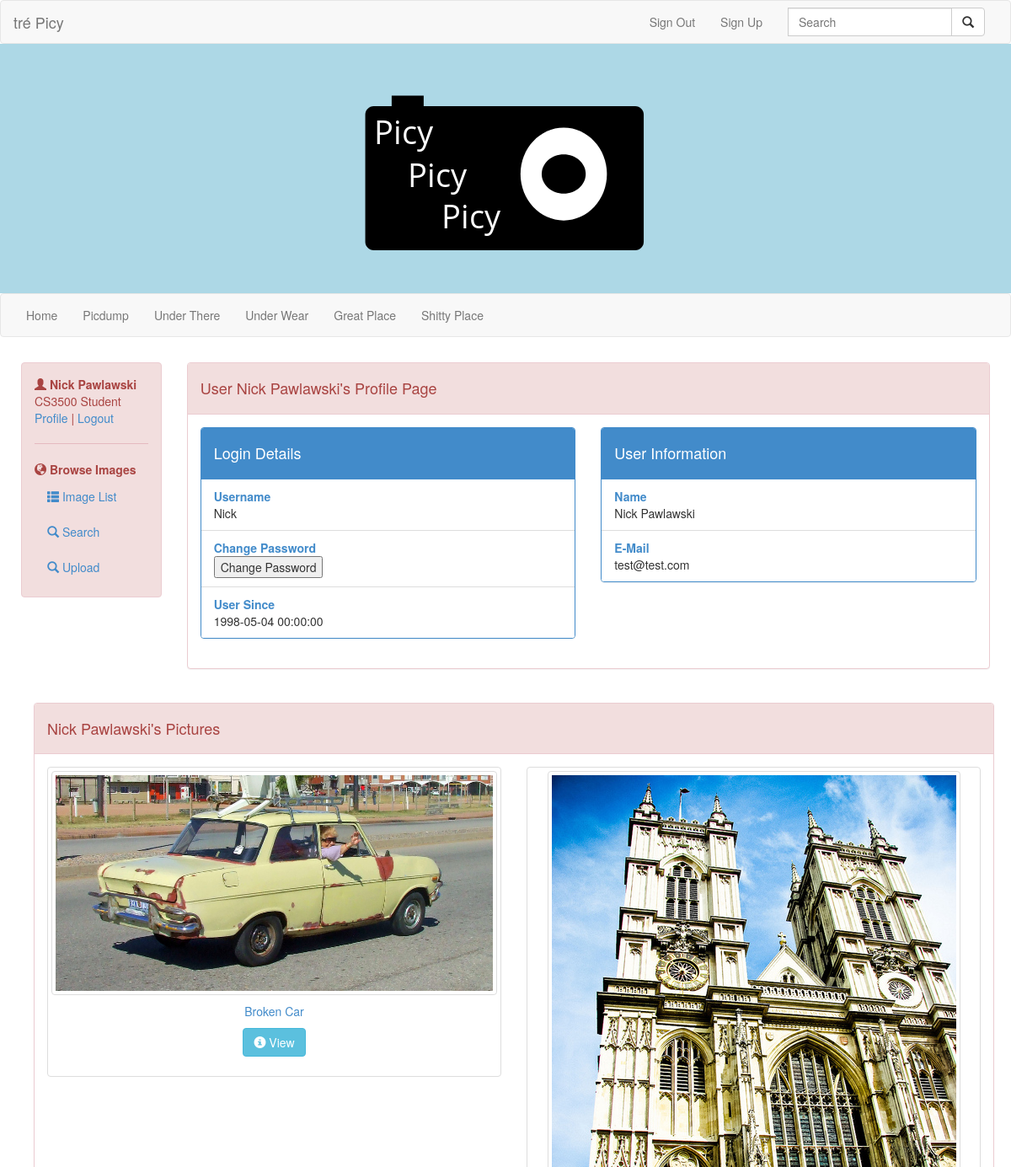
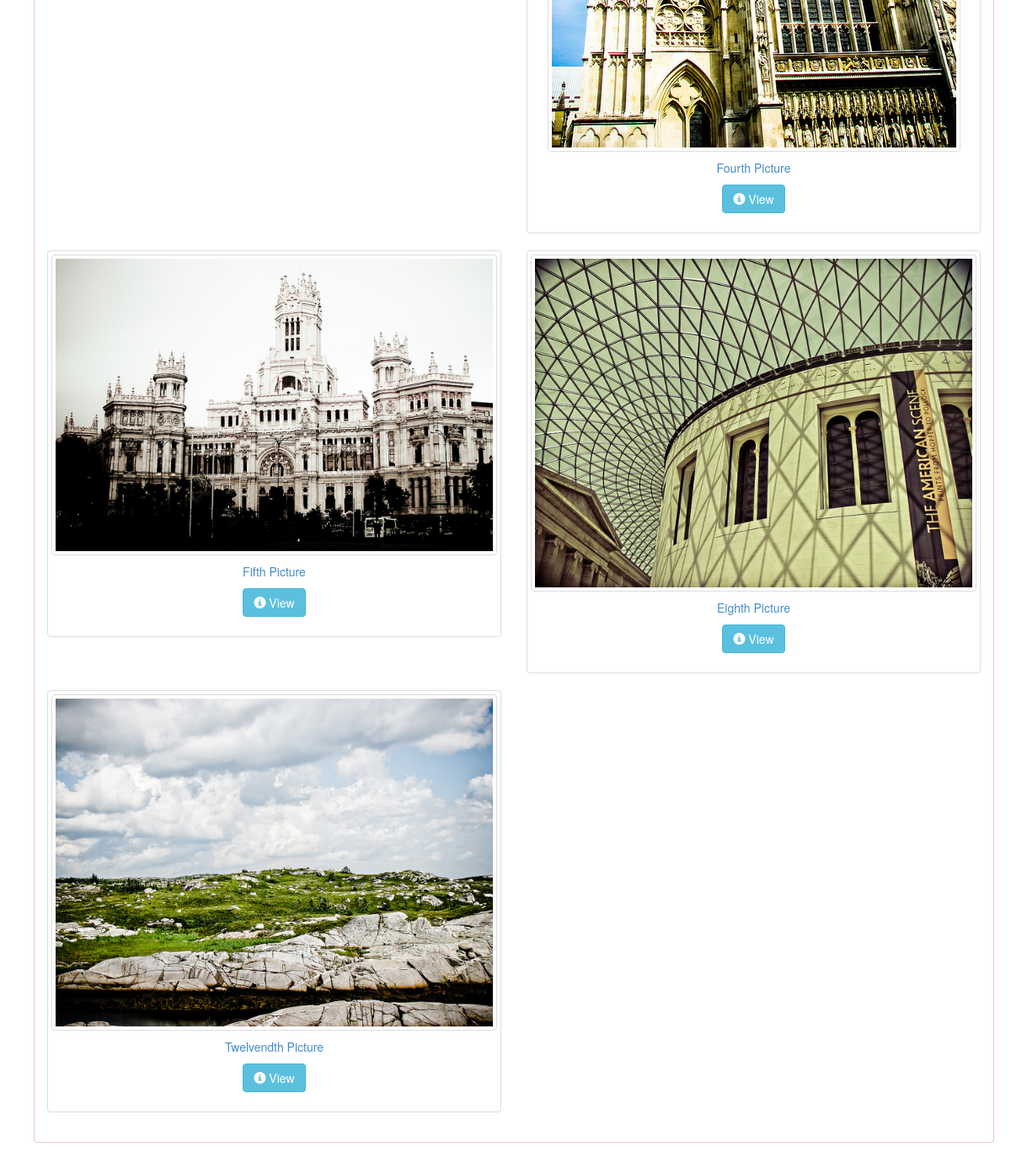
The app's page /profile.php (signed in) with its own data (2 pictures, top to bottom).
### tables this page shows
CREATE TABLE `Image` (
  `ImageID` int(11) NOT NULL,
  `UID` int(11) NOT NULL,
  `Path` varchar(255) NOT NULL,
  `Title` varchar(255) DEFAULT NULL,
  `Description` text,
  `Likes` int(11) DEFAULT NULL,
  `Dislikes` int(11) DEFAULT NULL,
  `ViewCount` int(11) DEFAULT NULL,
  `Privacy` int(1) NOT NULL,
  `Date` datetime NOT NULL DEFAULT CURRENT_TIMESTAMP
);

### getImages.php (called while the page is built)
<?php
include 'connect.php';
try
{
    $sql = "SELECT * FROM image where UID = ".$_SESSION["UID"];
    $st = $pdo->prepare($sql);
    $st->execute();
    while($row = $st->fetch())
    {
        $images[] = $row;
    }
}
catch (PDOException $e)
{
}
?>

### profile.php (the view, shortened to what this page needs)
<?php
include 'getImages.php';
?>
<!DOCTYPE html>
<html lang="en">
<head>
</head>
<body>
  <?php include 'header.php'; ?><br>
  <div class="container"  style = "padding:10px;">
   <div class="row">
    <div class="col-md-2">
     <?php include 'side.php'; ?>
   </div>
   <div class="col-md-10">
    <div class="panel panel-danger spaceabove" >
      <div class="panel-heading" ><h4>User <?php echo $_SESSION['fName']." ".$_SESSION["lName"]  ?>'s Profile Page</h4></div>
      <div class="panel-body">
        <div class="row">
          <div class="col-md-6">
            <div class="panel panel-primary">
              <div class="panel-heading"><h4>Login Details</h4></div>
              <ul class="list-group">
                <li class="list-group-item"><strong class="text-primary">Username</strong><br> <?php echo $_SESSION["userName"];  ?> </li>
                <li class="list-group-item"><strong class="text-primary">Change Password</strong><br><button onclick="window.location.href = 'changePassword.php'" class="button" href="changePassword.php">Change Password</li>
                <li class="list-group-item"><strong class="text-primary">User Since</strong><br>  <?php echo $_SESSION["date"]; ?></li>
                </ul>
              </div>
            </div>
            <div class="col-md-6">
              <div class="panel panel-primary">
                <div class="panel-heading"><h4>User Information</h4></div>
                <ul class="list-group">
                  <li class="list-group-item"><strong class="text-primary">Name</strong><br> <?php echo $_SESSION["fName"]." ".$_SESSION["lName"]; ?> </li>
                  <li class="list-group-item"><strong class="text-primary">E-Mail</strong><br> <?php echo $_SESSION["email"]; ?></li>
                </ul>
              </div>
            </div>
          </div>
        </div>
      </div>
        <br>
    </div>
  </div>
    <div class = "container">
    <div class="panel panel-danger spaceabove">
      <div class="panel-heading"><h4><?php echo $_SESSION['fName']." ".$_SESSION["lName"]  ?>'s Pictures</h4></div>
      <div class="panel-body">
        <div class="row">
        <?php
        foreach($images as $image)
        {
          echo'<div class="col-md-6 text-center">
          <div class="thumbnail">
            <a href = "image.php?img='.$image["ImageID"].'">
              <img src = "images/'.$image["Path"].'" alt="..." class="img-thumbnail">
            </a>
            <div class="caption">
              <p>
                <a href="image.php?img='.$image["ImageID"].'">'.$image["Title"].'</a>
              </p>
              <p>
                <a href="image.php?img='.$image["ImageID"].'" class="btn btn-info" role="button">
                  <span class="glyphicon glyphicon-info-sign"></span> View
                </a>
              </p>
            </div>
          </div>
        </div>';
        }
        ?>
        </div>
      </div>
    </div>
</div>
 </body>
 </html>

### records on screen
image: Path (picture), Title "Broken Car"
image: Path (picture), Title "Fourth Picture"
image: Path (picture), Title "Fifth Picture"
image: Path (picture), Title "Eighth Picture"
image: Path (picture), Title "Twelvendth Picture"

### other values on screen
$_SESSION['fName'] "Nick"
$_SESSION["lName"] "Pawlawski"
$_SESSION["userName"] "Nick"
$_SESSION["date"] "1998-05-04 00:00:00"
$_SESSION["fName"] "Nick"
$_SESSION["email"] "test@test.com"
